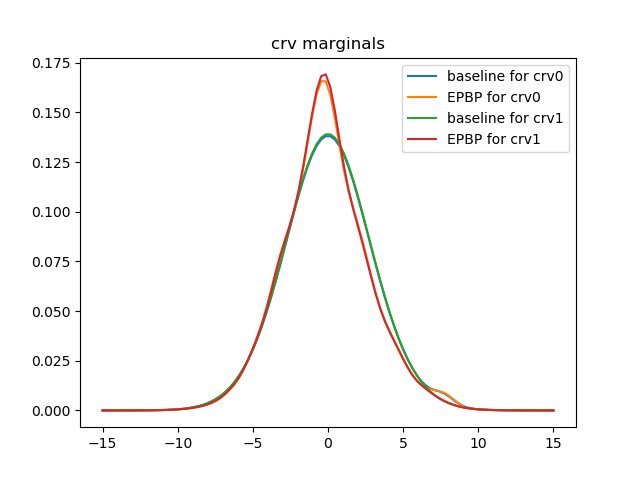

Here is the Python script that generated this plot:
import utils

utils.set_path(('..', '../gibbs'))
from RelationalGraph import *
from MLNPotential import *
from Potential import QuadraticPotential, TablePotential, HybridQuadraticPotential
from EPBPLogVersion import EPBP
from OneShot import OneShot, LiftedOneShot
from NPVI import NPVI, LiftedNPVI
from CompressedGraphSorted import CompressedGraphSorted
import numpy as np
import time
from copy import copy

seed = 1
utils.set_seed(seed)

from hybrid_gaussian_mrf import HybridGaussianSampler
from hybrid_gaussian_mrf import convert_to_bn, block_gibbs_sample, get_crv_marg, get_drv_marg, \
    get_rv_marg_map_from_bn_params
import sampling_utils

from KLDivergence import kl_continuous_logpdf

num_x = 2
num_y = 2

X = []
for x in range(num_x):
    X.append(f'x{x}')
Y = []
for y in range(num_y):
    Y.append(f'y{y}')
# S = ['T1', 'T2', 'T3']
num_S = 5
S = ['T' + str(s) for s in range(num_S)]

domain_bool = Domain((0, 1))
domain_real = Domain((-15, 15), continuous=True, integral_points=linspace(-15, 15, 20))

lv_x = LV(X)
lv_y = LV(X)
lv_s = LV(S)
lv_s2 = LV(S)

atom_A = Atom(domain_real, logical_variables=(lv_x,), name='A')
atom_B = Atom(domain_real, logical_variables=(lv_s,), name='B')
atom_C = Atom(domain_bool, logical_variables=(lv_x, lv_s), name='C')
atom_C2 = Atom(domain_bool, logical_variables=(lv_y, lv_s2), name='C')
atom_D = Atom(domain_bool, logical_variables=(lv_x, lv_y), name='D')

w_d = 1e-8
f1 = ParamF(  # disc
    MLNPotential(lambda x: imp_op(x[0] * x[1], x[2]), w=w_d),
    nb=(atom_D, atom_C, atom_C2),
    constrain=lambda sub: ((sub[lv_s] == 'T1' and sub[lv_s2] == 'T1') or (sub[lv_s] == 'T1' and sub[lv_s2] == 'T2'))
                          and (sub[lv_x] != sub[lv_y])
)

w_h = 1  # the stronger the more multi-modal things tend to be
f2 = ParamF(  # hybrid
    MLNPotential(lambda x: x[0] * eq_op(x[1], x[2]), w=w_h),
    nb=(atom_C, atom_A, atom_B)
)
equiv_hybrid_pot = HybridQuadraticPotential(
    A=w_h * np.array([np.array([[0., 0], [0, 0]]), np.array([[-1., 1.], [1., -1.]])]),
    b=w_h * np.array([[0., 0.], [0., 0.]]),
    c=w_h * np.array([0., 0.])
)  # equals 0 if x[0]==0, equals -(x[1]-x[1])^2 if x[0]==1

prior_strength = 0.01
f3 = ParamF(  # cont
    QuadraticPotential(A=-prior_strength * (np.eye(2)), b=np.array([0., 0.]), c=0.),
    nb=[atom_A, atom_B]
)  # needed to ensure normalizability; model will be indefinite when all discrete nodes are 0

rel_g = RelationalGraphSorted()
rel_g.atoms = (atom_A, atom_B, atom_C, atom_D)
rel_g.param_factors = (f1, f2, f3)
rel_g.init_nb()

num_tests = 1  # number of times evidence will vary; each time all methods are run to perform conditional inference
record_fields = ['cpu_time',
                 'wall_time',
                 'obj',  # this is BFE/-ELBO for variational methods, -logZ for exact baseline
                 'mmap_err',  # |argmax p(xi) - argmax q(xi)|, avg over all nodes i
                 'kl_err',  # kl(p(xi)||q(xi)), avg over all nodes i
                 ]
# algo_names = ['baseline', 'EPBP', 'OSI', 'LOSI']
# algo_names = ['baseline', 'NPVI', 'OSI', ]
algo_names = ['baseline', 'EPBP' ]#, 'NPVI']  # ,'LNPVI', 'OSI', 'LOSI']
# algo_names = ['baseline', 'EPBP']
# algo_names = ['EPBP']
# assert algo_names[0] == 'baseline'
# for each algorithm, we keep a record, which is a dict mapping a record_field to a list (which will eventually be
# averaged over)
records = {algo_name: {record_field: [] for record_field in record_fields} for algo_name in algo_names}

data = dict()
for test_num in range(num_tests):
    test_seed = seed + test_num

    # regenerate/reload evidence
    data.clear()
    obs_scale = 5
    B_vals = np.random.normal(loc=0, scale=obs_scale, size=len(S))  # special treatment for the story
    # B_vals = np.random.uniform(low=domain_real.values[0], high=domain_real.values[1], size=len(S))
    # B_vals = [-14, 2, 20]

    # S_obs_ratio = 0.2   # difficulty level for EPBP! smaller the more difficult
    # num_S_obs = int(num_S * S_obs_ratio)
    num_S_obs = 1
    for i, s in enumerate(S[:num_S_obs]):
        data[('B', s)] = B_vals[i]
    num_D_obs = 2
    tmp = 0
    for x in X:
        for y in X:
            if x != y:
                data[('D', x, y)] = np.random.randint(2)
                tmp += 1
            if tmp == num_D_obs:
                break
        if tmp == num_D_obs:
            break

    evidence_ratio = 0.5
    for s in S[:num_S_obs]:
        x_idx = np.random.choice(len(X), int(len(X) * evidence_ratio), replace=False)
        for i in x_idx:
            data['C', X[i], s] = np.random.randint(2)
    #
    # x_idx = np.random.choice(len(X), int(len(X) * evidence_ratio), replace=False)
    # for i in x_idx:
    #     data['C', X[i], 'T2'] = np.random.randint(2)
    #
    # x_idx = np.random.choice(len(X), int(len(X) * evidence_ratio), replace=False)
    # for i in x_idx:
    #     data['C', X[i], 'T3'] = np.random.randint(2)

    print(data)

    rel_g.data = data
    g, rvs_table = rel_g.grounded_graph()

    # manually get rid of bad factors
    good_fs = []
    for f in g.factors_list:
        if len(f.nb) == len(set(f.nb)):
            good_fs.append(f)
    g.factors = good_fs
    g.rvs = set(sum([f.nb for f in good_fs], []))
    g.rvs = g.rvs_list
    g.init_nb()

    g_rv_nbs = [copy(rv.nb) for rv in g.rvs_list]  # keep a copy of rv neighbors in the original graph
    print(rvs_table)

    # labels of query nodes
    key_list = list()
    for x_ in X:
        if ('A', x_) not in data:
            key_list.append(('A', x_))
    query_rvs = [rvs_table[key] for key in key_list]

    print('number of rvs', len(g.rvs))
    print('num drvs', len([rv for rv in g.rvs if rv.domain_type[0] == 'd']))
    print('num crvs', len([rv for rv in g.rvs if rv.domain_type[0] == 'c']))
    print('number of factors', len(g.factors))
    print('number of evidence', len(data))

    obs_rvs = [v for v in g.rvs if v.value is not None]
    evidence = {rv: rv.value for rv in obs_rvs}
    cond_g = utils.get_conditional_mrf(g.factors_list, g.rvs,
                                       evidence)  # this will also condition log_potential_funs

    print('cond number of rvs', len(cond_g.rvs))
    print('cond num drvs', len([rv for rv in cond_g.rvs if rv.domain_type[0] == 'd']))
    print('cond num crvs', len([rv for rv in cond_g.rvs if rv.domain_type[0] == 'c']))

    all_margs = {algo_name: [None] * len(query_rvs) for algo_name in algo_names}  # for plotting convenience

    baseline = 'exact'
    # baseline = 'gibbs'
    for algo_name in algo_names:
        print('####')
        print('test_num', test_num)
        print('running', algo_name)

        # temp storage
        mmap = np.zeros(len(query_rvs))
        margs = [None] * len(query_rvs)
        marg_kls = np.zeros(len(query_rvs))
        obj = -1

        if algo_name == 'baseline':
            # preprocessing
            # convert factors to the form accepted by HybridGaussianSampler
            # Currently there's no lifting for sampling, so we don't need to ensure the same potentials share reference
            converted_factors = []  # identical to cond_g.factors, except the potentials are converted to equivalent ones
            for factor in cond_g.factors:
                factor = copy(factor)
                if factor.domain_type == 'd' and not isinstance(factor.potential, TablePotential):
                    assert isinstance(factor.potential, MLNPotential), 'currently can only handle MLN'
                    factor.potential = utils.convert_disc_MLNPotential_to_TablePotential(factor.potential, factor.nb)
                if factor.domain_type == 'h':
                    assert isinstance(factor.potential, MLNPotential), 'currently can only handle MLN'
                    nb = factor.nb
                    num_dnb = len([v for v in nb if v.domain_type[0] == 'd'])
                    num_cnb = len([v for v in nb if v.domain_type[0] == 'c'])
                    assert num_dnb == 1 and nb[0].dstates == 2, 'must have 1st nb boolean for the hack to work'
                    if num_cnb == 2:  # of the form MLNPotential(lambda x: x[0] * eq_op(x[1], x[2]), w=w_h)
                        factor.potential = equiv_hybrid_pot
                    elif num_cnb == 1:  # one cont observed in the uncond factor
                        uncond_factor = factor.uncond_factor  # from conditioning
                        obs = [v.value for v in uncond_factor.nb if v in obs_rvs]
                        assert len(obs) == 1
                        obs = obs[0]
                        factor.potential = HybridQuadraticPotential(A=w_h * np.array([np.zeros([1, 1]), -np.eye(1)]),
                                                                    b=w_h * np.array([[0.], [2 * obs]]),
                                                                    c=w_h * np.array([0., -obs ** 2]))
                    else:
                        raise NotImplementedError
                if factor.domain_type == 'c':
                    if isinstance(factor.potential, MLNPotential):
                        if len(factor.nb) == 2:
                            assert len(obs) == 1, 'must be 1 d node obs'
                            # A, b, c = equiv_hybrid_pot.
                            dobs = obs[0]
                            hp = equiv_hybrid_pot
                            factor.potential = QuadraticPotential(A=hp.A[dobs], b=hp.b[dobs], c=hp.c[dobs])

                        else:
                            assert len(factor.nb) == 1
                            uncond_factor = factor.uncond_factor  # from conditioning
                            obs = [v.value for v in uncond_factor.nb if v in obs_rvs]
                            assert len(obs) == 2
                            dobs, cobs = obs[0], obs[1]
                            if dobs == 0:
                                factor.potential = QuadraticPotential(A=np.zeros([1, 1]), b=np.zeros([1]), c=0)
                            else:
                                factor.potential = QuadraticPotential(A=w_h * -np.eye(1),
                                                                      b=w_h * np.array([2 * cobs]), c=w_h * -cobs ** 2)

                assert isinstance(factor.potential, (TablePotential, QuadraticPotential, HybridQuadraticPotential))
                converted_factors.append(factor)

            utils.set_log_potential_funs(converted_factors,
                                         skip_existing=False)  # create lpot_funs to be used by baseline
            cond_g.init_rv_indices()  # create indices in the conditional mrf (for baseline and osi)
            utils.set_nbrs_idx_in_factors(converted_factors, cond_g.Vd_idx, cond_g.Vc_idx)  # preprocessing for baseline

            num_dstates = np.prod([rv.dstates for rv in cond_g.Vd])
            print(f'running {algo_name} baseline with {num_dstates} joint discrete configs')

            if baseline == 'exact':
                bn_res = convert_to_bn(converted_factors, cond_g.Vd, cond_g.Vc, return_logZ=True)
                bn = bn_res[:-1]
                logZ = bn_res[-1]
                print('true -logZ', -logZ)
                obj = -logZ
                # print('BN params', bn)

                # num_dstates = np.prod([rv.dstates for rv in cond_g.Vd])
                if num_dstates > 1000:
                    print('too many dstates, exact mode finding might take a while, consider parallelizing...')

                for i, rv in enumerate(query_rvs):
                    m = get_rv_marg_map_from_bn_params(*bn, cond_g.Vd_idx, cond_g.Vc_idx, rv)
                    mmap[i] = m
                    assert rv.domain_type[0] == 'c', 'only looking at kl for cnode queries for now'
                    crv_idx = cond_g.Vc_idx[rv]
                    crv_marg_params = get_crv_marg(*bn, crv_idx)
                    marg_logpdf = utils.get_scalar_gm_log_prob(None, *crv_marg_params, get_fun=True)
                    margs[i] = marg_logpdf

            if baseline == 'gibbs':
                num_burnin = 200
                num_samples = 1000
                num_gm_components_for_crv = 3
                disc_block_its = 40
                hgsampler = HybridGaussianSampler(converted_factors, cond_g.Vd, cond_g.Vc, cond_g.Vd_idx, cond_g.Vc_idx)
                hgsampler.block_gibbs_sample(num_burnin=num_burnin, num_samples=num_samples,
                                             disc_block_its=disc_block_its)
                # np.save('cont_samples', hgsampler.cont_samples)
                # np.save('disc_samples', hgsampler.disc_samples)
                # TODO: estimate obj = -logZ from samples

                for i, rv in enumerate(query_rvs):
                    m = hgsampler.map(rv, num_gm_components_for_crv=num_gm_components_for_crv)
                    mmap[i] = m
                    assert rv.domain_type[0] == 'c', 'only looking at kl for cnode queries for now'
                    # TODO: fitting gm twice, wasteful
                    cont_samples = hgsampler.cont_samples
                    crv_idx = cond_g.Vc_idx[rv]
                    crv_marg_params = sampling_utils.fit_scalar_gm_from_samples(cont_samples[:, crv_idx],
                                                                                K=num_gm_components_for_crv)
                    marg_logpdf = utils.get_scalar_gm_log_prob(None, *crv_marg_params, get_fun=True)
                    margs[i] = marg_logpdf
            # save baseline
            baseline_mmap = mmap
            baseline_margs = margs
            marg_kls = np.zeros_like(mmap)
            cpu_time = wall_time = 0  # don't care

        elif algo_name == 'EPBP':
            bp = EPBP(g, n=20, proposal_approximation='simple')
            start_time = time.process_time()
            start_wall_time = time.time()
            bp.run(10, log_enable=False)
            cpu_time = time.process_time() - start_time
            wall_time = time.time() - start_wall_time

            for i, rv in enumerate(query_rvs):
                mmap[i] = bp.map(rv)
                # marg_logpdf = lambda x: bp.belief(x, rv, log_belief=True)  # probly slightly faster if not plotting
                marg_logpdf = utils.curry_epbp_belief(bp, rv, log_belief=True)
                margs[i] = marg_logpdf
                assert rv.domain_type[0] == 'c', 'only looking at kl for cnode queries for now'
                # lb, ub = -np.inf, np.inf
                lb, ub = -np.inf, np.inf
                marg_kl = kl_continuous_logpdf(log_p=baseline_margs[i], log_q=margs[i], a=lb, b=ub)
                marg_kls[i] = marg_kl

        elif algo_name in ('OSI', 'LOSI', 'NPVI', 'LNPVI'):
            cond = True
            if cond:
                cond_g.init_nb()  # this will make cond_g rvs' .nb attributes consistent (baseline didn't care so it was OK)
            K = 3
            T = 16
            lr = 0.5
            its = 1500
            fix_mix_its = int(its * 0.5)
            logging_itv = 50
            utils.set_log_potential_funs(g.factors_list, skip_existing=True)  # g factors' lpot_fun should still be None
            # above will also set the lpot_fun in all the (completely unobserved) factors in cond_g
            if algo_name in ('OSI', 'NPVI'):
                if cond:  # TODO: ugly; fix
                    _g = cond_g
                else:
                    _g = g
                if algo_name == 'OSI':
                    vi = OneShot(g=_g, K=K, T=T, seed=seed)
                else:
                    vi = NPVI(g=_g, K=K, T=T, isotropic_cov=False, seed=seed)
            else:
                if cond:
                    cg = CompressedGraphSorted(cond_g)
                else:
                    # technically incorrect; currently we should run LOSI on the conditional MRF
                    cg = CompressedGraphSorted(g)
                cg.run()
                print('number of rvs in cg', len(cg.rvs))
                print('number of factors in cg', len(cg.factors))
                if algo_name == 'LOSI':
                    vi = LiftedOneShot(g=cg, K=K, T=T, seed=seed)
                else:
                    vi = LiftedNPVI(g=cg, K=K, T=T, seed=seed)
            if cond:  # clean up; only needed cond_g.init_nb() for defining symbolic objective
                for i, rv in enumerate(g.rvs_list):
                    rv.nb = g_rv_nbs[i]  # restore; undo possible mutation from cond_g.init_nb()

            start_time = time.process_time()
            start_wall_time = time.time()
            res = vi.run(lr=lr, its=its, fix_mix_its=fix_mix_its, logging_itv=logging_itv)
            cpu_time = time.process_time() - start_time
            wall_time = time.time() - start_wall_time
            obj = res['record']['obj'][-1]

            for i, rv in enumerate(query_rvs):
                if cond:
                    m = vi.map(obs_rvs=[], query_rv=rv)
                else:
                    m = vi.map(obs_rvs=obs_rvs, query_rv=rv)
                mmap[i] = m
                assert rv.domain_type[0] == 'c', 'only looking at kl for cnode queries for now'
                crv_marg_params = vi.params['w'], rv.belief_params['mu'], rv.belief_params['var']
                margs[i] = utils.get_scalar_gm_log_prob(None, *crv_marg_params, get_fun=True)
                # lb, ub = -np.inf, np.inf
                lb, ub = -np.inf, np.inf
                marg_kl = kl_continuous_logpdf(log_p=baseline_margs[i], log_q=margs[i], a=lb, b=ub)
                marg_kls[i] = marg_kl

        # same for all algos
        print('pred mmap', mmap)
        print('true mmap', baseline_mmap)
        mmap_err = np.mean(np.abs(mmap - baseline_mmap))
        kl_err = np.mean(marg_kls)
        algo_record = dict(cpu_time=cpu_time, wall_time=wall_time, obj=obj, mmap_err=mmap_err, kl_err=kl_err)
        for key, value in algo_record.items():
            records[algo_name][key].append(value)
        all_margs[algo_name] = margs  # for plotting convenience

print('plotting example marginal from last run')

import matplotlib.pyplot as plt

plt.figure()
xs = np.linspace(domain_real.values[0], domain_real.values[1], 100)

crv_idxs_to_plot = list(range(len([rv for rv in query_rvs if rv.domain_type[0] == 'c'])))
num_to_plot = len(crv_idxs_to_plot)
crv_idxs_to_plot = crv_idxs_to_plot[:num_to_plot]
for test_crv_idx in crv_idxs_to_plot:
    # for test_crv_idx in range(len(query_rvs)):
    for algo_name in algo_names:
        marg_logpdf = all_margs[algo_name][test_crv_idx]
        # plt.plot(xs, np.exp(marg_logpdf(xs)), label=f'{algo_name} for {test_crv_idx}')
        plt.plot(xs, np.exp([marg_logpdf(x) for x in xs]), label=f'{algo_name} for crv{test_crv_idx}')

plt.legend(loc='best')
plt.title('crv marginals')
# plt.show()
save_name = __file__.split('.py')[0]
plt.savefig('%s.png' % save_name)

print('######################')
from collections import OrderedDict

avg_records = OrderedDict()
for algo_name in algo_names:
    record = records[algo_name]
    avg_record = OrderedDict()
    for record_field in record_fields:
        avg_record[record_field] = (np.mean(record[record_field]), np.std(record[record_field]))
    avg_records[algo_name] = avg_record

from pprint import pprint

for key, value in avg_records.items():
    print(key + ':')
    pprint(dict(value))
# import json
# output = json.dumps(avg_records, indent=0, sort_keys=True)
